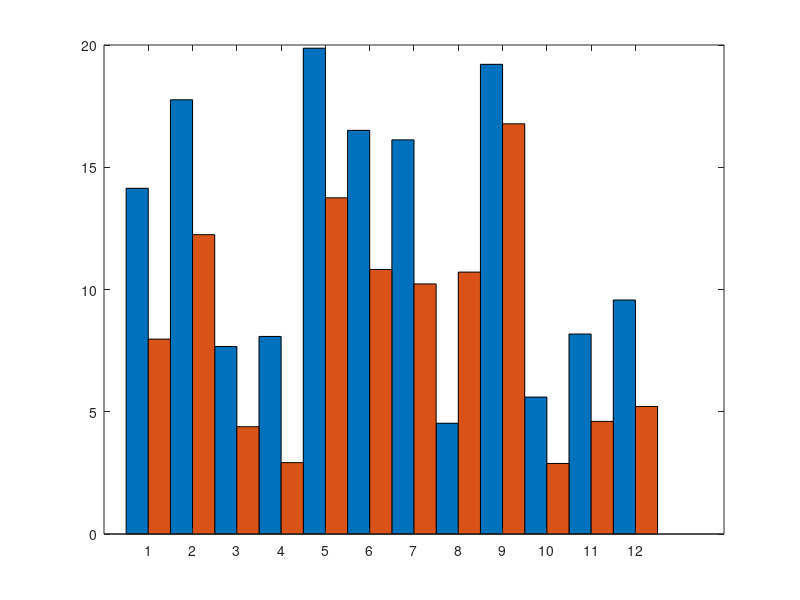

The MATLAB script that drew this image: (Note: this script raises an error after producing the figure.)
clc;clear;close all;

% These are the obtained results in this paper -- change them to your own
% results.
DeltaE_Original = [12.856, 16.986, 2.423, 3.200, 19.662, 14.776, 12.557, 15.303, 23.649, 5.635, 6.008, 7.172];
DeltaE_Estimate = [7.971, 12.243, 4.387, 2.919, 13.751,10.820, 10.228, 10.712, 16.777, 2.885, 4.606, 5.215];
MCDM = [14.14, 17.76, 7.67, 8.08, 19.87, 16.51, 16.12, 4.53, 19.21, 5.60, 8.18, 9.57];


Y1 = [MCDM', DeltaE_Estimate'];
figure(1);
figure('Units','normalized','OuterPosition',[0.1,0.1,0.8,0.9]);
bar(Y1, 1 ,'grouped');
colororder("default")
xticks(1:12);
xtickangle(25)
xticklabels ({'Gonio01', 'Gonio02', 'Gonio03', 'Gonio04', 'Gonio05', 'Gonio06', 'Gonio07', 'Gonio08', 'Cham011', 'Pritned Gonio Gold', 'Printed Gonio Red', 'Blue Green'});
xlabel('Samples','FontSize', 16);
ylabel('\DeltaE_2_0_0_0','FontSize', 16);
title('Relation between MCDM and CIEDE_2_0_0_0 color difference using our model','FontSize', 26);
ax = gca;
ax.FontSize = 30;
legend({'Our Model', 'MCDM'}, 'Location','best', 'FontSize',20);
grid on
ax.GridLineWidth = 2;
box on

corelation = corrcoef(MCDM, DeltaE_Estimate);
figure(2)
figure('Units','normalized','OuterPosition',[0.1,0.1,0.8,0.9]);
scatter(MCDM, DeltaE_Estimate, 250,'black', 'filled')
xlabel('MCDM','FontSize', 16);
ylabel('\DeltaE_2_0_0_0','FontSize', 16);
ylim([0 20])
title('Correlation between MCDM and CIEDE_2_0_0_0 color difference using our model','FontSize', 26);
ax = gca;
ax.FontSize = 30;

grid on
grid minor
ax.GridLineWidth = 2;
box on
hold on
% 2. Compute best-fit line (linear regression)
p = polyfit(MCDM, DeltaE_Estimate, 1);  
yfit = polyval(p, MCDM); 

% Plot the best-fit line
figure(3)
plot(MCDM, yfit, 'b--', 'LineWidth', 4);

[R, p_value, RL, RU] = corrcoef(MCDM, DeltaE_Estimate);
r_value = R(1,2); 
%%
X = MCDM;
Y = DeltaE_Estimate;
n = length(X);            % number of data points
yResid = Y - yfit;        % residuals
SSresid = sum(yResid.^2); % sum of squared residuals
df = n - 2;               % degrees of freedom (for linear fit)
MSE = SSresid / df;       % mean squared error of residuals

xbar = mean(X);           
Sxx  = sum((X - xbar).^2);

% Generate a dense set of x-values to plot the smooth CI region
xfit = linspace(min(X), max(X), 100);
yfit_line = polyval(p, xfit);

% t-critical for (1 - alpha/2) with df degrees of freedom
alpha = 0.05; 
tval = tinv(1 - alpha/2, df);

% Standard error of the predicted y-value at each xfit

SE = sqrt(MSE * (1/n + (xfit - xbar).^2 / Sxx));
delta = tval * SE;

% Compute the upper and lower confidence bounds
yfit_upper = yfit_line + delta;
yfit_lower = yfit_line - delta;

% Instead of fill(), just plot upper and lower CI lines
plot(xfit, yfit_upper, 'r:', 'LineWidth', 2.5);
plot(xfit, yfit_lower, 'r:', 'LineWidth', 2.5);

legend('Data Points', 'Fitted Line','95% CI','Location','best');


% Replot the regression line on top of the CI lines
% plot(xfit, yfit_line, 'r--', 'LineWidth', 2);
